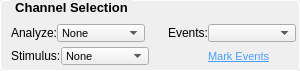
             <widget class="QGroupBox" name="groupBox_2">
              <property name="sizePolicy">
               <sizepolicy hsizetype="Fixed" vsizetype="Fixed">
                <horstretch>0</horstretch>
                <verstretch>0</verstretch>
               </sizepolicy>
              </property>
              <property name="minimumSize">
               <size>
                <width>300</width>
                <height>71</height>
               </size>
              </property>
              <property name="maximumSize">
               <size>
                <width>161</width>
                <height>71</height>
               </size>
              </property>
              <property name="font">
               <font>
                <pointsize>10</pointsize>
                <bold>true</bold>
               </font>
              </property>
              <property name="styleSheet">
               <string notr="true">QGroupBox {
            border: 1px solid #ffffff;
            border-radius: 4px;
            margin-top: 0.5em;
            padding-top: 0.5em;
        }

        QGroupBox::title {
            subcontrol-origin: margin;
            left: 10px;
            padding: 0 3px 0 3px;
        }</string>
              </property>
              <property name="title">
               <string>Channel Selection</string>
              </property>
              <widget class="QWidget" name="">
               <property name="geometry">
                <rect>
                 <x>11</x>
                 <y>20</y>
                 <width>285</width>
                 <height>50</height>
                </rect>
               </property>
               <layout class="QVBoxLayout" name="verticalLayout_16">
                <property name="spacing">
                 <number>0</number>
                </property>
                <item>
                 <layout class="QHBoxLayout" name="horizontalLayout_15">
                  <item>
                   <widget class="QLabel" name="AnalyzeLabel">
                    <property name="sizePolicy">
                     <sizepolicy hsizetype="Fixed" vsizetype="Fixed">
                      <horstretch>0</horstretch>
                      <verstretch>0</verstretch>
                     </sizepolicy>
                    </property>
                    <property name="maximumSize">
                     <size>
                      <width>60</width>
                      <height>16777215</height>
                     </size>
                    </property>
                    <property name="font">
                     <font>
                      <pointsize>9</pointsize>
                      <bold>false</bold>
                     </font>
                    </property>
                    <property name="text">
                     <string>Analyze:</string>
                    </property>
                   </widget>
                  </item>
                  <item>
                   <widget class="QComboBox" name="AnalyzeChanSelect">
                    <property name="sizePolicy">
                     <sizepolicy hsizetype="Fixed" vsizetype="Fixed">
                      <horstretch>0</horstretch>
                      <verstretch>0</verstretch>
                     </sizepolicy>
                    </property>
                    <property name="minimumSize">
                     <size>
                      <width>88</width>
                      <height>16</height>
                     </size>
                    </property>
                    <property name="maximumSize">
                     <size>
                      <width>88</width>
                      <height>18</height>
                     </size>
                    </property>
                    <property name="font">
                     <font>
                      <pointsize>8</pointsize>
                     </font>
                    </property>
                    <property name="styleSheet">
                     <string notr="true"/>
                    </property>
                    <item>
                     <property name="text">
                      <string>None</string>
                     </property>
                    </item>
                   </widget>
                  </item>
                  <item>
                   <spacer name="horizontalSpacer_7">
                    <property name="orientation">
                     <enum>Qt::Horizontal</enum>
                    </property>
                    <property name="sizeHint" stdset="0">
                     <size>
                      <width>40</width>
                      <height>20</height>
                     </size>
                    </property>
                   </spacer>
                  </item>
                  <item>
                   <widget class="QLabel" name="eventslabel">
                    <property name="text">
                     <string>Events:</string>
                    </property>
                   </widget>
                  </item>
                  <item>
                   <widget class="QComboBox" name="EventsChanSelect">
                    <property name="minimumSize">
                     <size>
                      <width>88</width>
                      <height>18</height>
                     </size>
                    </property>
                    <property name="maximumSize">
                     <size>
                      <width>88</width>
                      <height>18</height>
                     </size>
                    </property>
                   </widget>
                  </item>
                 </layout>
                </item>
                <item>
                 <layout class="QHBoxLayout" name="horizontalLayout_16">
                  <item>
                   <widget class="QLabel" name="StimChanSelectLabel">
                    <property name="sizePolicy">
                     <sizepolicy hsizetype="Fixed" vsizetype="Preferred">
                      <horstretch>0</horstretch>
                      <verstretch>0</verstretch>
                     </sizepolicy>
                    </property>
                    <property name="maximumSize">
                     <size>
                      <width>65</width>
                      <height>16777215</height>
                     </size>
                    </property>
                    <property name="font">
                     <font>
                      <pointsize>9</pointsize>
                      <bold>false</bold>
                     </font>
                    </property>
                    <property name="text">
                     <string>Stimulus:</string>
                    </property>
                   </widget>
                  </item>
                  <item>
                   <widget class="QComboBox" name="StimChanSelect">
                    <property name="sizePolicy">
                     <sizepolicy hsizetype="Fixed" vsizetype="Fixed">
                      <horstretch>0</horstretch>
                      <verstretch>0</verstretch>
                     </sizepolicy>
                    </property>
                    <property name="minimumSize">
                     <size>
                      <width>88</width>
                      <height>0</height>
                     </size>
                    </property>
                    <property name="maximumSize">
                     <size>
                      <width>88</width>
                      <height>18</height>
                     </size>
                    </property>
                    <property name="font">
                     <font>
                      <pointsize>8</pointsize>
                     </font>
                    </property>
                    <item>
                     <property name="text">
                      <string>None</string>
                     </property>
                    </item>
                   </widget>
                  </item>
                  <item>
                   <spacer name="horizontalSpacer_4">
                    <property name="orientation">
                     <enum>Qt::Horizontal</enum>
                    </property>
                    <property name="sizeHint" stdset="0">
                     <size>
                      <width>40</width>
                      <height>20</height>
                     </size>
                    </property>
                   </spacer>
                  </item>
                  <item>
                   <widget class="QPushButton" name="MarkEventsButton">
                    <property name="minimumSize">
                     <size>
                      <width>88</width>
                      <height>20</height>
                     </size>
                    </property>
                    <property name="maximumSize">
                     <size>
                      <width>88</width>
                      <height>20</height>
                     </size>
                    </property>
                    <property name="font">
                     <font>
                      <pointsize>8</pointsize>
                      <underline>true</underline>
                     </font>
                    </property>
                    <property name="styleSheet">
                     <string notr="true">QPushButton {
    text-align: left;
    border: none;
    background: transparent;
    text-decoration: underline;
    color: #4A9EFF;
}
QPushButton:hover {
    color: #6BB6FF;
}</string>
                    </property>
                    <property name="text">
                     <string>Mark Events</string>
                    </property>
                   </widget>
                  </item>
                 </layout>
                </item>
               </layout>
              </widget>
             </widget>
